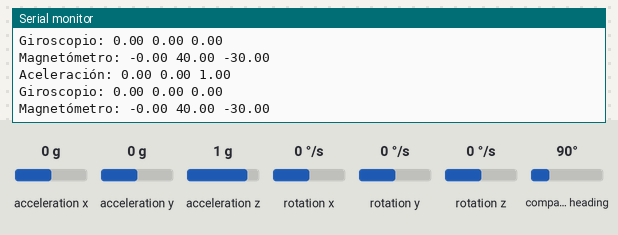
This sketch was run on a simulated Arduino Uno, built with avr-gcc and run on an emulated ATmega328P. Shown: the last lines printed to the serial monitor. Inputs (shaded band) come from the test bench; at power-on: acceleration x 0 g, acceleration y 0 g, acceleration z 1 g, rotation x 0 °/s, rotation y 0 °/s, rotation z 0 °/s, compass heading 90°.

Above: at 3.2 s.
3.3 s: acceleration x set to -1.4 g
At 4.6 s:
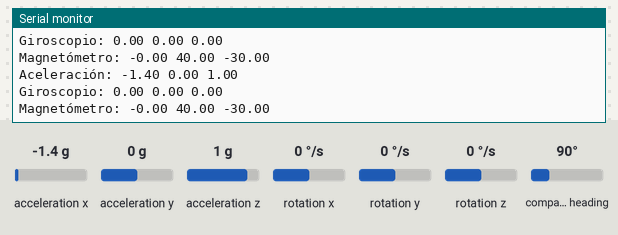
4.8 s: acceleration y set to -1.4 g
At 5.9 s:
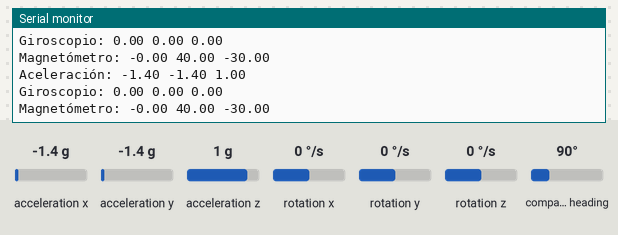
6.3 s: acceleration z set to -1.4 g
At 7.6 s:
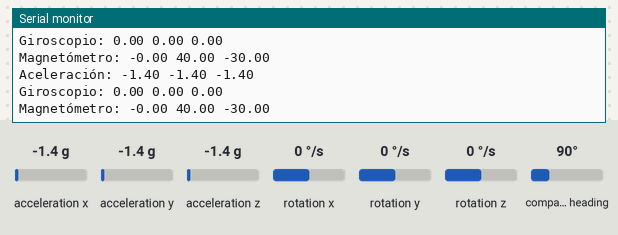
7.8 s: rotation x set to -192 °/s
At 8.9 s:
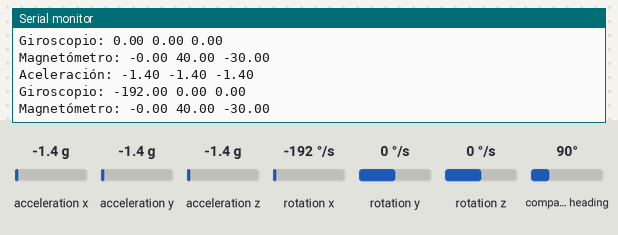
9.3 s: rotation y set to -192 °/s
At 10.9 s:
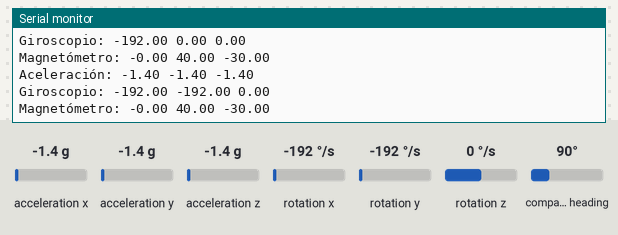

Measured:
- after the input at 3.3 s, the serial monitor: prints a new line after 0.73 s (image 1)
- after the input at 4.8 s, the serial monitor: prints a new line after 0.23 s (image 2)
- after the input at 6.3 s, the serial monitor: prints a new line after 0.75 s (image 3)
- after the input at 7.8 s, the serial monitor: prints a new line after 0.27 s (image 4)
- after the input at 9.3 s, the serial monitor: prints a new line after 0.79 s (image 5)

The sketch:

MPU_Giroscopio.ino
```cpp
#include "MPU9250.h"

MPU9250 mpu;
unsigned long prev_ms = 0;

void setup() {
    Serial.begin(115200);
    Wire.begin();
    delay(2000);

    //Conexion con mpu
    if (!mpu.setup(0x68)) {
        while (1) {
            Serial.println("Fallo en la conexión del MPU.");
            delay(5000);
        }
    }
}

void loop() {
    if (mpu.update()) {

            // Leyendo datos de aceleración
            float accelX = mpu.getAccX();
            float accelY = mpu.getAccY();
            float accelZ = mpu.getAccZ();

            // Leyendo datos de giroscopio
            float gyroX = mpu.getGyroX();
            float gyroY = mpu.getGyroY();
            float gyroZ = mpu.getGyroZ();

            // Leyendo datos de magnetómetro
            float magX = mpu.getMagX();
            float magY = mpu.getMagY();
            float magZ = mpu.getMagZ();

            // Imprimiendo datos
            Serial.println("Aceleración: " + (String)accelX + " " + (String)accelY + " " + (String)accelZ);
            Serial.println("Giroscopio: " + (String)gyroX + " " + (String)gyroY + " " + (String)gyroZ);
            Serial.println("Magnetómetro: " + (String)magX + " " + (String)magY + " " + (String)magZ);

           delay(1000);
    }
}
```
